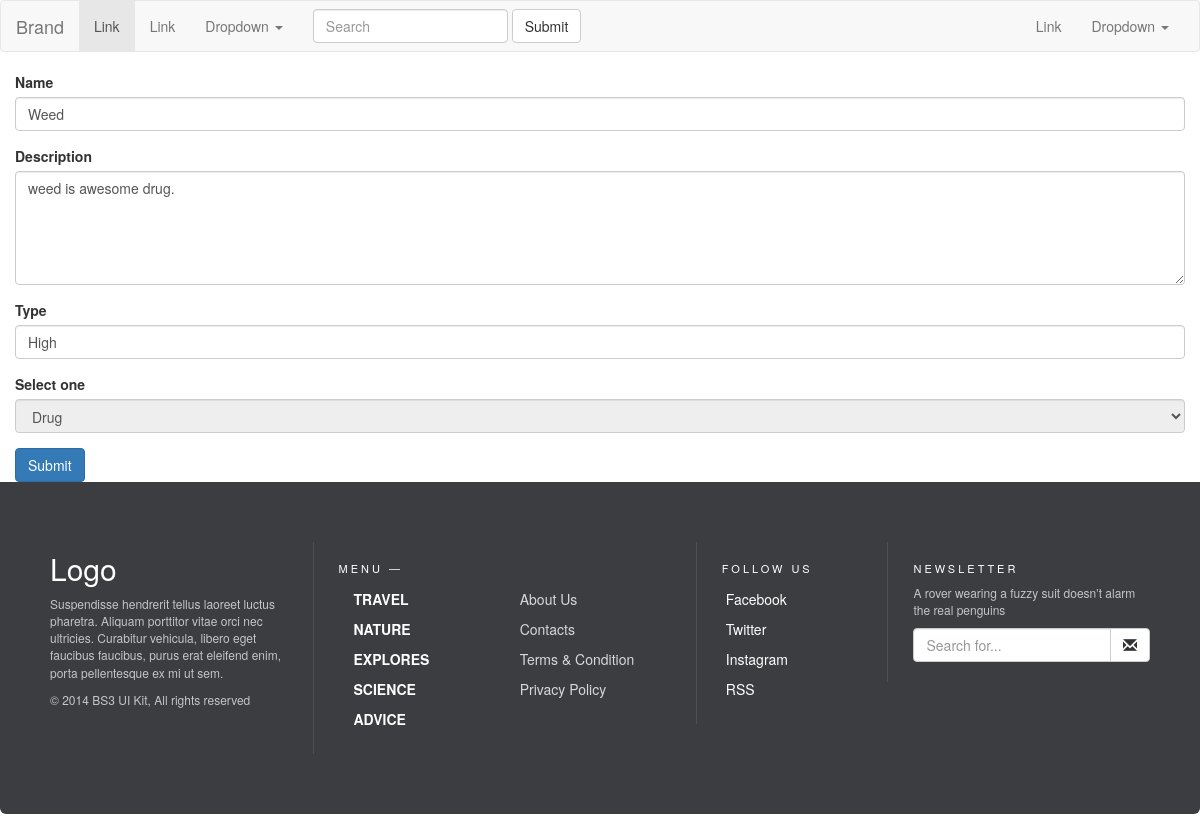
/seo_drug_edit/6, run on the app's committed database.
### seo_test_app/models.py (models this page shows, shortened)
class Drug(models.Model):
    title = models.CharField(max_length=255, default='')
    description = models.TextField()
    type = models.CharField(max_length=255, default='')
    class Meta:
        ordering = ['-id']

### seo_test_app/views.py (the view, shortened to what this page needs)
# urls.py: path('seo_drug_edit/<int:id>', seo_drug_edit, name='seo_drug_edit'),
def seo_drug_edit(request, id):
    drug = Drug.objects.get(pk=int(id))
    form = DLForm(data=request.POST)
    return render(request, 'seo_test_app/seo_drug_edit.html', {'form': form, 'drug': drug})

### seo_test_app/forms.py
class DLForm(forms.Form):
    title = forms.CharField(max_length=255)
    description = forms.CharField(widget=forms.Textarea)
    type = forms.CharField(max_length=255)

### seo_test_app/templates/seo_test_app/seo_drug_edit.html (shortened to what this page needs)
{% extends "seo_test_app/base.html" %}
{% block content %}
    <div class="container">
	    <div class="row">
             <form name="form" action="" method="post">
                  <div class="form-group">
                    <label for="title">Name</label>
                    <input type="text" class="form-control" id="title" name="title" value="{{ drug.title }}">
                  </div>
                  <div class="form-group">
                    <label for="description">Description</label>
                    <textarea class="form-control" rows="5" id="description" name="description">{{ drug.description }}</textarea>
                  </div>
                  <div class="form-group">
                    <label for="type">Type</label>
                    <input type="text" class="form-control" id="type" name="type" value="{{ drug.type }}">
                  </div>
                  <div class="form-group">
                      <label for="dorl">Select one</label>
                      <select class="form-control" id="dorl" disabled>
                        <option selected>Drug</option>
                      </select>
                  </div>
                  <button type="submit" class="btn btn-primary">Submit</button>
             </form>
        </div>
    </div>
{% endblock content %}

### data on the page
Drug: title "Weed", description "weed is awesome drug.", type "High"
